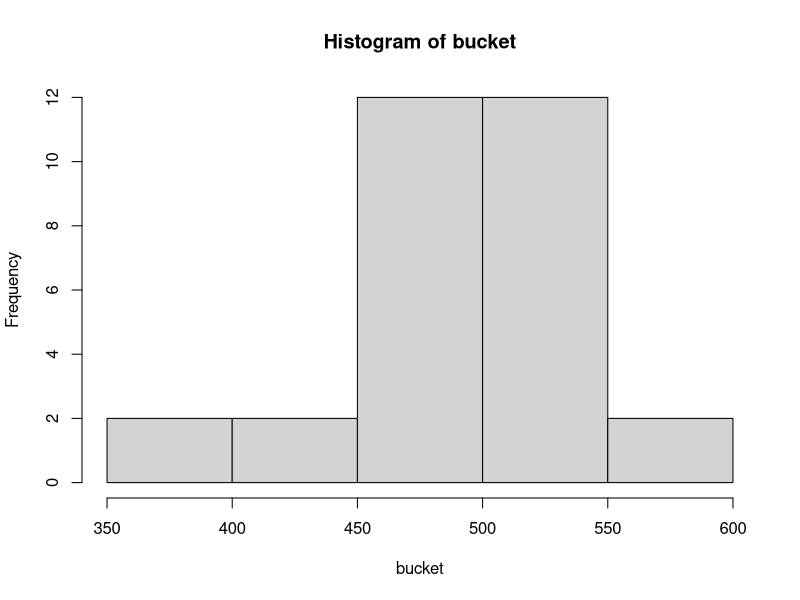

Reproduce this figure in R.
## ---- chunk 1
buildDy <- function(csize=35){
  bdlist=1:365
  out <- sample(bdlist,csize,replace=T)
}
## ---- chunk 2
try1=buildDy(csize = 35)
table(try1)
## ---- chunk 3
maxdup = function(inlist){
  out <- max(table(inlist))
}
## ---- chunk 4
buildDY <- function(csize=35){
  bdlist=1:365
  out <- sample(bdlist,csize,replace=T)
}
## ---- chunk 5
try1=buildDY(csize = 35)
table(try1)
## ---- chunk 6
maxdup = function(inlist){
    out <- max(table(inlist))
}
## ---- chunk 7
bucket=numeric()
for (j in 1:30){
  


brownlow=0
trials = numeric()

for (i in 1:1137) {
  a<-buildDY(csize = 35)
  trials[i] = maxdup(a)
 
}

out <- ifelse(trials>=2,1,-2) 
bucket[j] <- sum(out)
}
hist(bucket)
## ---- chunk 8
mean(bucket)
## ---- chunk 9
sd(bucket)
